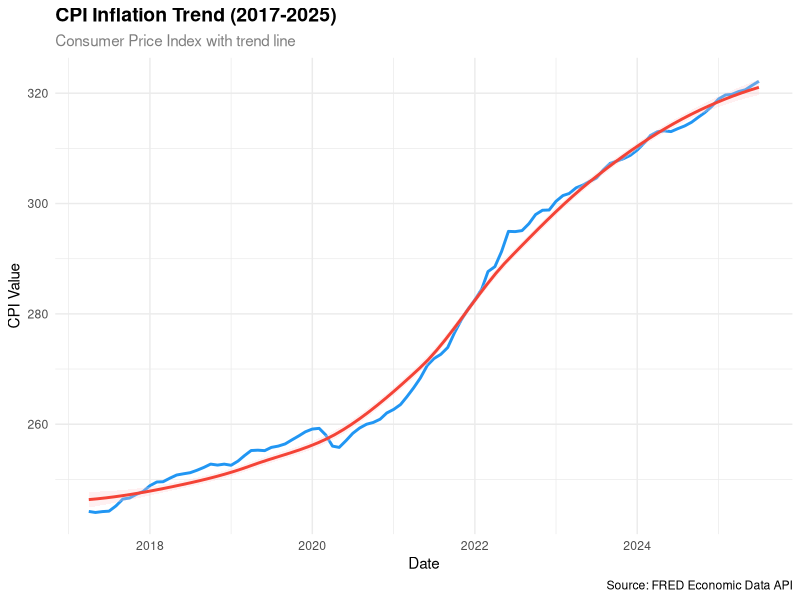
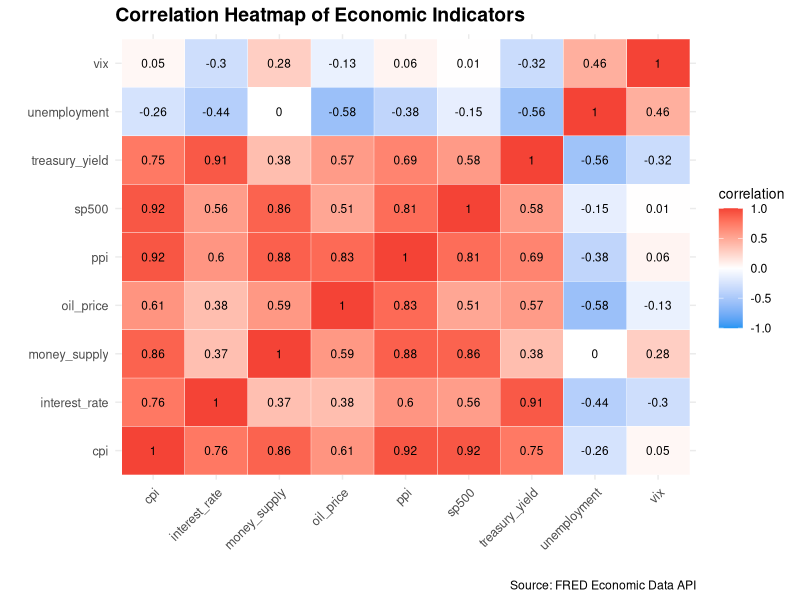
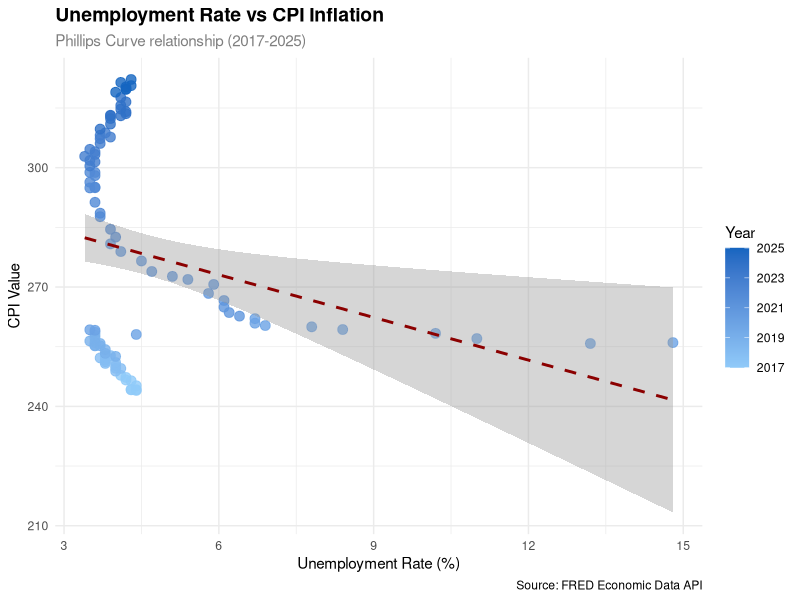
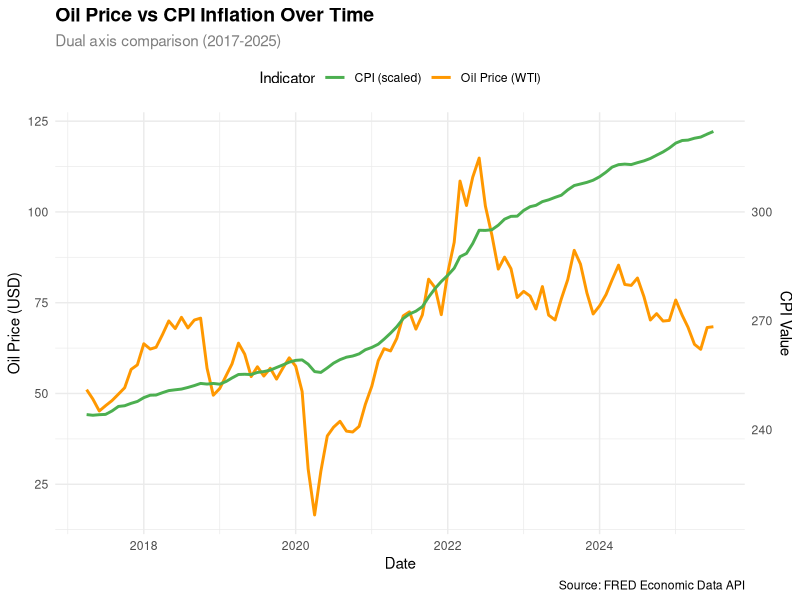
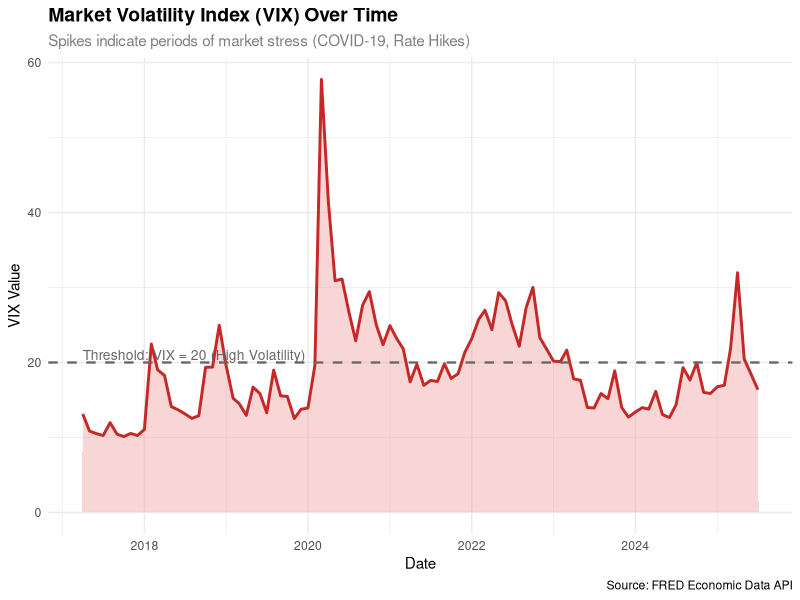
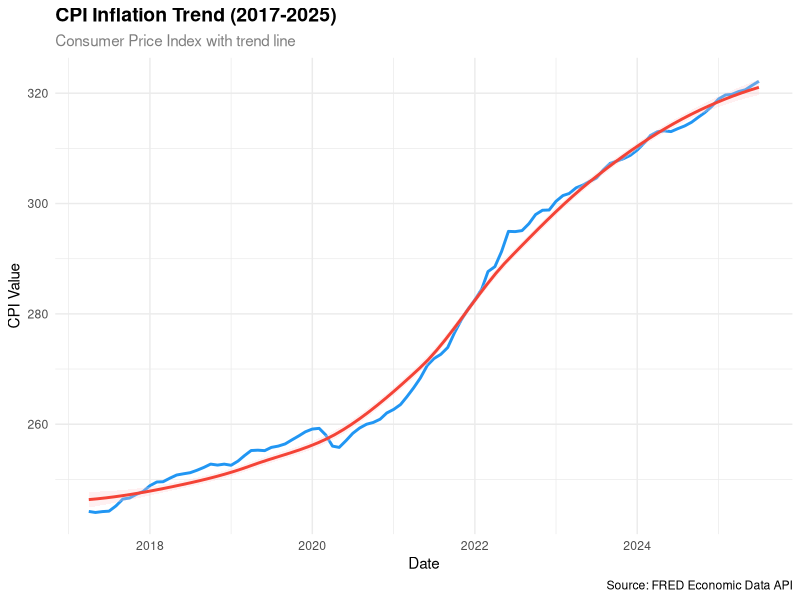
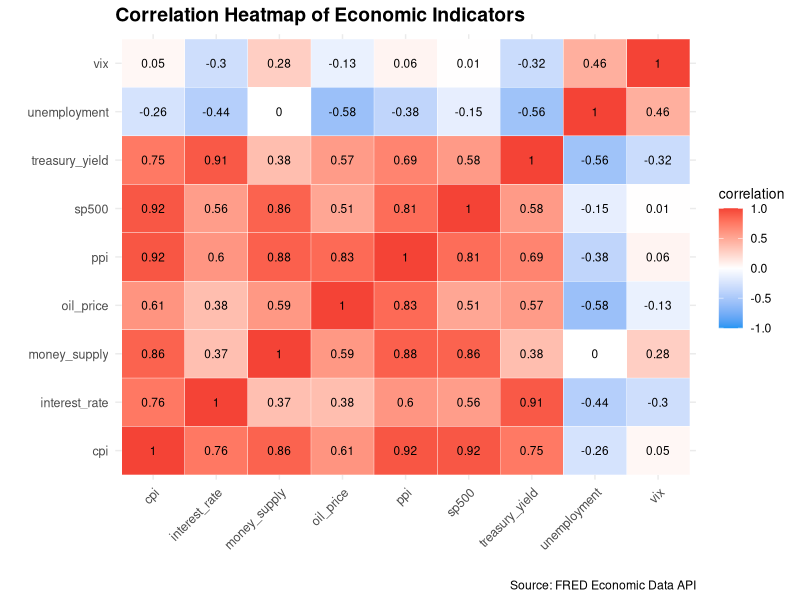
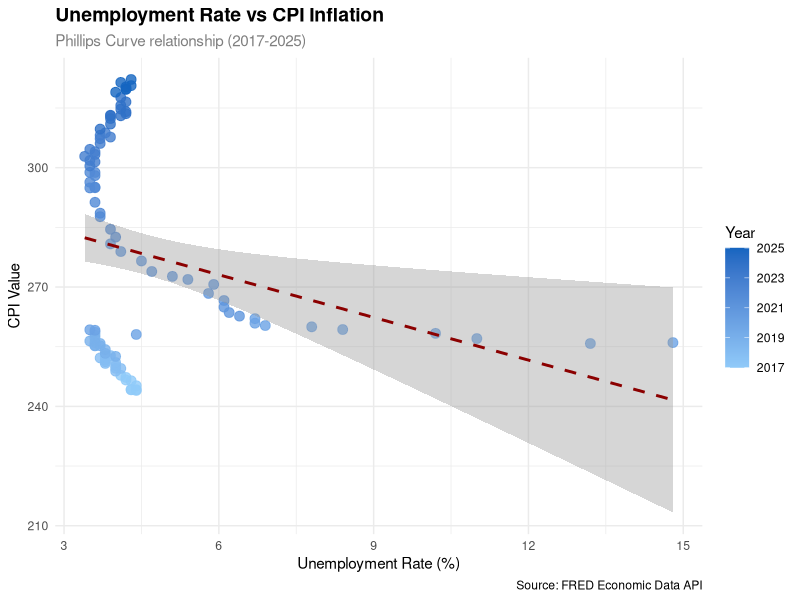

R code for these plots, in order:
# ============================================================
# 03_eda.R
# Exploratory Data Analysis + 5 ggplot2 Visualizations
# ============================================================

library(dplyr)
library(readr)
library(ggplot2)
library(lubridate)

cat("Loading processed data...\n")
df <- read_csv("data/processed/merged_indicators.csv")

cat("Dataset dimensions:", nrow(df), "rows x", ncol(df), "cols\n")

# ============================================================
# SUMMARY STATISTICS
# ============================================================

cat("\n--- Summary Statistics ---\n")
print(summary(df[, c("cpi","unemployment","interest_rate",
                     "oil_price","vix","sp500","target_3m","target_6m")]))

cat("\n--- Correlation Matrix ---\n")
num_cols <- df %>%
  select(cpi, unemployment, interest_rate, oil_price,
         money_supply, vix, sp500, treasury_yield, ppi,
         target_3m, target_6m) %>%
  cor(use = "complete.obs")
print(round(num_cols, 2))

# ============================================================
# VISUALIZATION 1: CPI Inflation Trend Over Time
# ============================================================

cat("\nCreating visualization 1: CPI trend...\n")

p1 <- ggplot(df, aes(x = date, y = cpi)) +
  geom_line(color = "#2196F3", linewidth = 1) +
  geom_smooth(method = "loess", se = TRUE,
              color = "#F44336", fill = "#FFCDD2", alpha = 0.3) +
  labs(
    title    = "CPI Inflation Trend (2017-2025)",
    subtitle = "Consumer Price Index with trend line",
    x        = "Date",
    y        = "CPI Value",
    caption  = "Source: FRED Economic Data API"
  ) +
  theme_minimal() +
  theme(
    plot.title    = element_text(size = 14, face = "bold"),
    plot.subtitle = element_text(size = 11, color = "gray50")
  )

ggsave("visuals/01_cpi_trend.png", p1, width = 10, height = 6, dpi = 150)
print(p1)
cat("Saved: visuals/01_cpi_trend.png\n")

# ============================================================
# VISUALIZATION 2: Correlation Heatmap
# ============================================================

cat("Creating visualization 2: Correlation heatmap...\n")

cor_data <- df %>%
  select(cpi, unemployment, interest_rate, oil_price,
         money_supply, vix, sp500, treasury_yield, ppi) %>%
  cor(use = "complete.obs") %>%
  as.data.frame() %>%
  tibble::rownames_to_column("var1") %>%
  tidyr::pivot_longer(-var1, names_to = "var2", values_to = "correlation")

p2 <- ggplot(cor_data, aes(x = var1, y = var2, fill = correlation)) +
  geom_tile(color = "white") +
  geom_text(aes(label = round(correlation, 2)),
            size = 3, color = "black") +
  scale_fill_gradient2(
    low  = "#2196F3", mid = "white", high = "#F44336",
    midpoint = 0, limits = c(-1, 1)
  ) +
  labs(
    title   = "Correlation Heatmap of Economic Indicators",
    x       = "",
    y       = "",
    caption = "Source: FRED Economic Data API"
  ) +
  theme_minimal() +
  theme(
    axis.text.x   = element_text(angle = 45, hjust = 1, size = 9),
    axis.text.y   = element_text(size = 9),
    plot.title    = element_text(size = 14, face = "bold"),
    legend.title  = element_text(size = 10)
  )

ggsave("visuals/02_correlation_heatmap.png", p2, width = 10, height = 8, dpi = 150)
print(p2)
cat("Saved: visuals/02_correlation_heatmap.png\n")

# ============================================================
# VISUALIZATION 3: Unemployment vs Inflation
# ============================================================

cat("Creating visualization 3: Unemployment vs CPI...\n")

p3 <- ggplot(df, aes(x = unemployment, y = cpi, color = year(date))) +
  geom_point(size = 3, alpha = 0.8) +
  geom_smooth(method = "lm", se = TRUE,
              color = "darkred", linetype = "dashed") +
  scale_color_gradient(low = "#90CAF9", high = "#1565C0",
                       name = "Year") +
  labs(
    title    = "Unemployment Rate vs CPI Inflation",
    subtitle = "Phillips Curve relationship (2017-2025)",
    x        = "Unemployment Rate (%)",
    y        = "CPI Value",
    caption  = "Source: FRED Economic Data API"
  ) +
  theme_minimal() +
  theme(
    plot.title    = element_text(size = 14, face = "bold"),
    plot.subtitle = element_text(size = 11, color = "gray50")
  )

ggsave("visuals/03_unemployment_vs_cpi.png", p3, width = 10, height = 6, dpi = 150)
print(p3)
cat("Saved: visuals/03_unemployment_vs_cpi.png\n")

# ============================================================
# VISUALIZATION 4: Oil Price vs CPI
# ============================================================

cat("Creating visualization 4: Oil price vs CPI...\n")

p4 <- ggplot(df, aes(x = date)) +
  geom_line(aes(y = oil_price, color = "Oil Price (WTI)"), linewidth = 1) +
  geom_line(aes(y = cpi - 200, color = "CPI (scaled)"), linewidth = 1) +
  scale_color_manual(
    values = c("Oil Price (WTI)" = "#FF9800",
               "CPI (scaled)"   = "#4CAF50"),
    name = "Indicator"
  ) +
  scale_y_continuous(
    name     = "Oil Price (USD)",
    sec.axis = sec_axis(~ . + 200, name = "CPI Value")
  ) +
  labs(
    title    = "Oil Price vs CPI Inflation Over Time",
    subtitle = "Dual axis comparison (2017-2025)",
    x        = "Date",
    caption  = "Source: FRED Economic Data API"
  ) +
  theme_minimal() +
  theme(
    plot.title    = element_text(size = 14, face = "bold"),
    plot.subtitle = element_text(size = 11, color = "gray50"),
    legend.position = "top"
  )

ggsave("visuals/04_oil_vs_cpi.png", p4, width = 10, height = 6, dpi = 150)
print(p4)
cat("Saved: visuals/04_oil_vs_cpi.png\n")

# ============================================================
# VISUALIZATION 5: Market Volatility (VIX) Over Time
# ============================================================

cat("Creating visualization 5: VIX volatility...\n")

p5 <- ggplot(df, aes(x = date, y = vix)) +
  geom_area(fill = "#EF9A9A", alpha = 0.4) +
  geom_line(color = "#C62828", linewidth = 1) +
  geom_hline(yintercept = 20, linetype = "dashed",
             color = "gray40", linewidth = 0.8) +
  annotate("text", x = min(df$date), y = 21,
           label = "Threshold: VIX = 20 (High Volatility)",
           hjust = 0, size = 3.5, color = "gray40") +
  labs(
    title    = "Market Volatility Index (VIX) Over Time",
    subtitle = "Spikes indicate periods of market stress (COVID-19, Rate Hikes)",
    x        = "Date",
    y        = "VIX Value",
    caption  = "Source: FRED Economic Data API"
  ) +
  theme_minimal() +
  theme(
    plot.title    = element_text(size = 14, face = "bold"),
    plot.subtitle = element_text(size = 11, color = "gray50")
  )

ggsave("visuals/05_vix_volatility.png", p5, width = 10, height = 6, dpi = 150)
print(p5)
cat("Saved: visuals/05_vix_volatility.png\n")

cat("\nEDA complete! All 5 visualizations saved to visuals/ folder\n")
